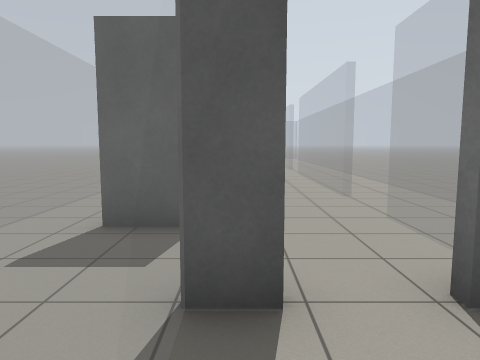
View 1 (above)

16 first-person views from a walk through a Gazebo world. The camera is 1.2 m above the floor, tilts 6° down and sees 70° across. The floor is counted in squares, 1 m on a side. Each view is taken from the middle of a square. On the plan, view 1 faces up. The plan holds only what a view shows up to about 14 squares ahead; the rest is blank.

View 2
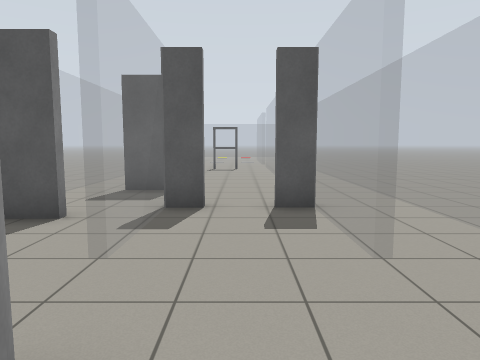

View 3
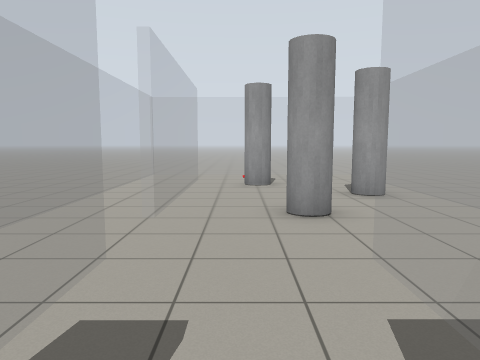

View 4
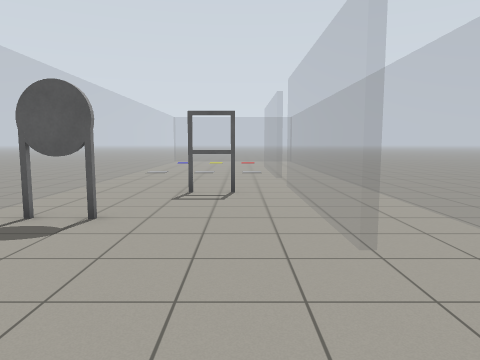

View 5
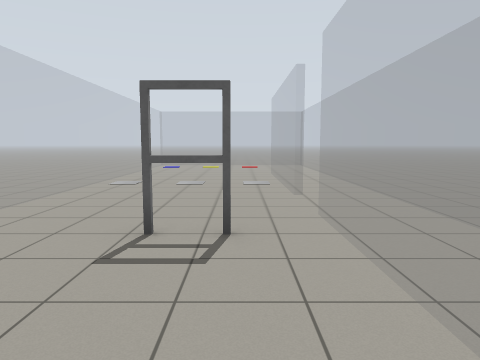

View 6
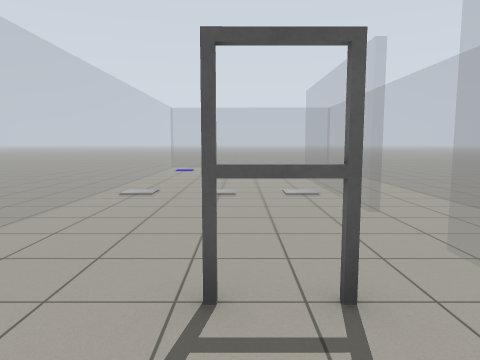

View 7
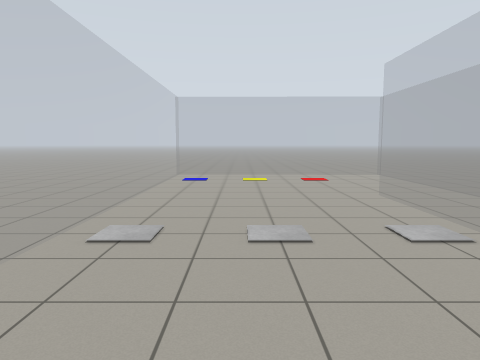

View 8
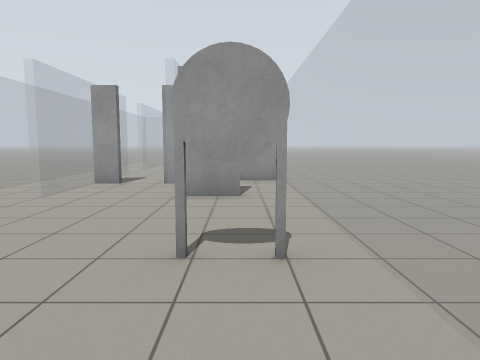

View 9
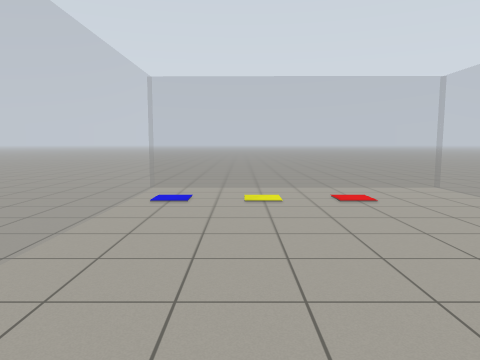

View 10
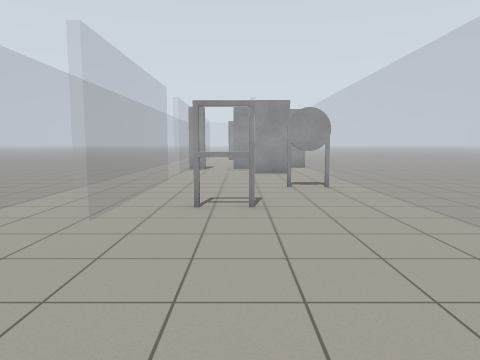

View 11
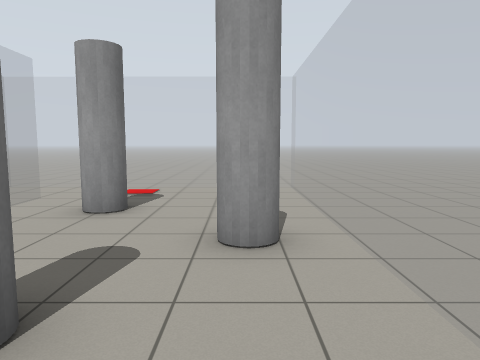

View 12
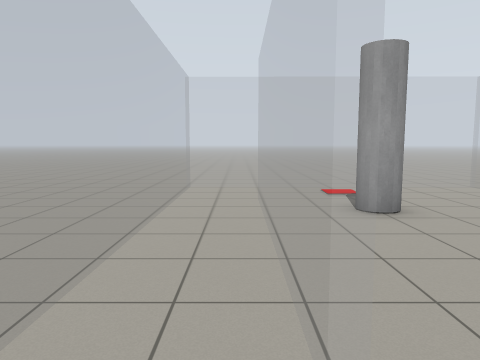

View 13
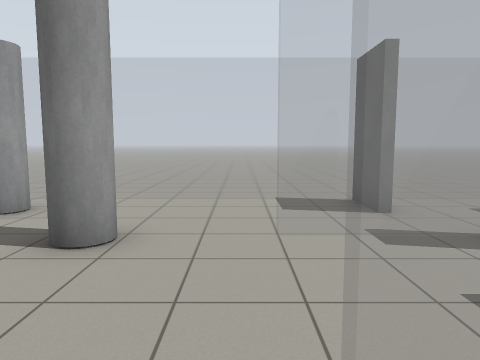

View 14
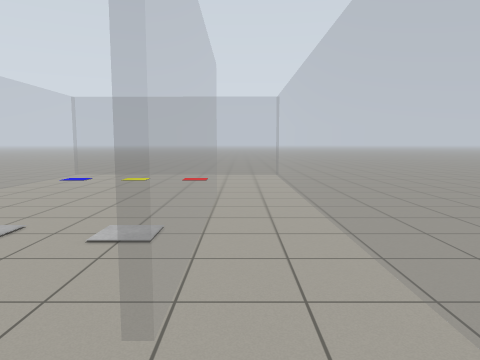

View 15
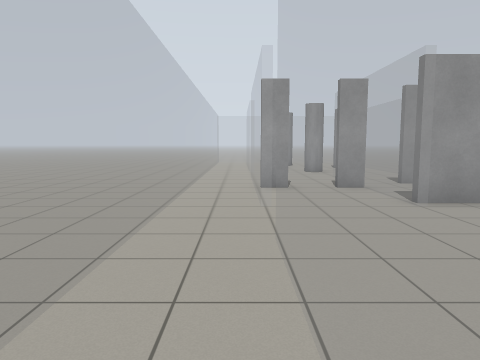

View 16
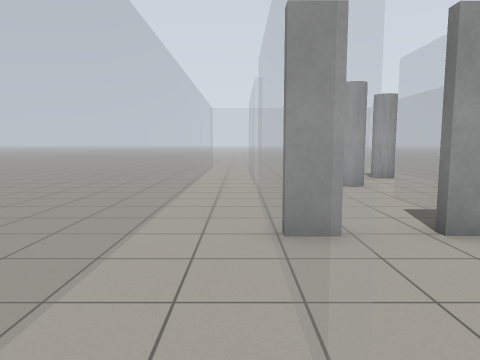

### Floor plan
Key: @ floor where view 1 was taken; . floor; = window, fence, low wall or low ledge; B grey box; C grey cylinder; G gate; O other object.
Columns run from 4 left of view 1 to 5 right of it. Each row starts with its distance up from view 1.
 28 .========.
 27 =........=
 26 =........=
 25 =........=
 24 =........=
 23 =........=
 22 =.....=..=
 21 =.....=..=
 20 =.....=..=
 19 =.....=..=
 18 =.....=..=
 17 =.....=..=
 16 =.....=..=
 15 =........=
 14  .....=..=
 13 =.....=..=
 12 =...GG=..=
 11 =.....=..=
 10 =.....=..=
  9 =.O...=..=
  8 =.....=..=
  7 =........=
  6 =........=
  5 =.BB..=..=
  4 =..=..=..=
  3 =..=..=..=
  2 =..=B.B..=
  1 ==B=..=..=
  0 =..=@.=..=
 -1 =........=
 -2 =........=
 -3 =...C.=..=
 -4 =.....=..=
 -5 =.C...=..=
 -6 =.....=..=
 -7 =...CC=..=
 -8 =.....=..=
 -9 =........=
-10 =........=
-11 .========.

Where each view was taken, in squares from view 1:
view 1: 0 up, 0 right, facing up
view 2: 4 down, 1 right, facing up
view 3: 3 up, 1 right, facing down
view 4: 4 up, 1 right, facing up
view 5: 8 up, 1 right, facing up
view 6: 10 up, 0 right, facing up
view 7: 14 up, 1 left, facing up
view 8: 13 up, 2 left, facing down
view 9: 18 up, 1 left, facing up
view 10: 19 up, 0 right, facing down
view 11: 1 down, 2 left, facing down
view 12: 1 down, 3 right, facing down
view 13: 1 down, 4 right, facing left
view 14: 14 up, 3 right, facing up
view 15: 12 up, 3 right, facing down
view 16: 7 up, 3 right, facing down
